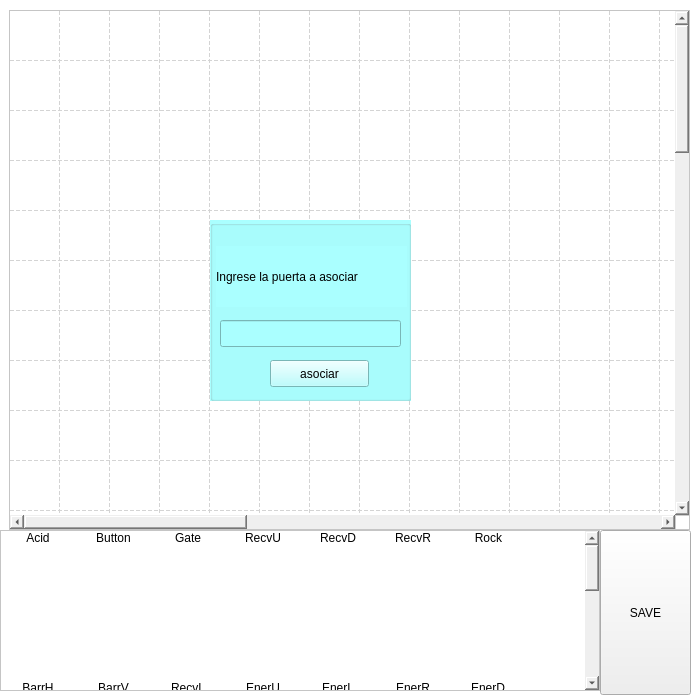
<?xml version="1.0" encoding="UTF-8"?>
<ui version="4.0">
 <class>VentanaPrincipal</class>
 <widget class="QWidget" name="VentanaPrincipal">
  <property name="enabled">
   <bool>true</bool>
  </property>
  <property name="geometry">
   <rect>
    <x>0</x>
    <y>0</y>
    <width>700</width>
    <height>700</height>
   </rect>
  </property>
  <property name="windowTitle">
   <string>VentanaPrincipal</string>
  </property>
  <property name="windowIcon">
   <iconset>
    <normaloff>resources/img/icon.png</normaloff>resources/img/icon.png</iconset>
  </property>
  <property name="toolTipDuration">
   <number>0</number>
  </property>
  <property name="styleSheet">
   <string notr="true">QWidget
{
   border-image: url(:/images/myimage.png) 0 0 0 0 stretch stretch;
   border-width: 0px;
}</string>
  </property>
  <property name="locale">
   <locale language="English" country="UnitedStates"/>
  </property>
  <widget class="QStackedWidget" name="stackedWidget">
   <property name="geometry">
    <rect>
     <x>0</x>
     <y>0</y>
     <width>700</width>
     <height>700</height>
    </rect>
   </property>
   <property name="styleSheet">
    <string notr="true">QWidget#inicio
{
   border-image: url(portada.jpeg) 0 0 0 0 stretch stretch;
}
QFrame
{
background-color: rgb(255, 255, 255);
}
QPushButton#reloadButton
{
   border-image: url(reload.png) 0 0 0 0 stretch stretch;
}</string>
   </property>
   <property name="currentIndex">
    <number>6</number>
   </property>
   <widget class="QWidget" name="inicio">
    <widget class="QPushButton" name="editarMapa">
     <property name="geometry">
      <rect>
       <x>480</x>
       <y>430</y>
       <width>203</width>
       <height>53</height>
      </rect>
     </property>
     <property name="font">
      <font>
       <family>Century Schoolbook L</family>
       <pointsize>25</pointsize>
      </font>
     </property>
     <property name="text">
      <string>Editar Mapa</string>
     </property>
     <property name="autoDefault">
      <bool>false</bool>
     </property>
     <property name="default">
      <bool>true</bool>
     </property>
     <property name="flat">
      <bool>false</bool>
     </property>
    </widget>
    <widget class="QPushButton" name="comenzarButton">
     <property name="geometry">
      <rect>
       <x>480</x>
       <y>304</y>
       <width>203</width>
       <height>63</height>
      </rect>
     </property>
     <property name="font">
      <font>
       <family>Century Schoolbook L</family>
       <pointsize>30</pointsize>
      </font>
     </property>
     <property name="text">
      <string>Comenzar</string>
     </property>
     <property name="autoDefault">
      <bool>false</bool>
     </property>
     <property name="default">
      <bool>true</bool>
     </property>
     <property name="flat">
      <bool>false</bool>
     </property>
    </widget>
   </widget>
   <widget class="QWidget" name="entrada">
    <property name="mouseTracking">
     <bool>true</bool>
    </property>
    <widget class="QPushButton" name="submit">
     <property name="geometry">
      <rect>
       <x>160</x>
       <y>536</y>
       <width>421</width>
       <height>71</height>
      </rect>
     </property>
     <property name="text">
      <string>Iniciar Juego</string>
     </property>
    </widget>
    <widget class="QFrame" name="horizontalFrame_3">
     <property name="geometry">
      <rect>
       <x>160</x>
       <y>400</y>
       <width>421</width>
       <height>121</height>
      </rect>
     </property>
     <layout class="QHBoxLayout" name="horizontalLayout_3">
      <item>
       <widget class="QLabel" name="label_3">
        <property name="text">
         <string>Ingresar puerto</string>
        </property>
       </widget>
      </item>
      <item>
       <widget class="QLineEdit" name="port"/>
      </item>
     </layout>
     <zorder>port</zorder>
     <zorder>label_3</zorder>
    </widget>
    <widget class="QFrame" name="horizontalFrame_2">
     <property name="geometry">
      <rect>
       <x>160</x>
       <y>250</y>
       <width>421</width>
       <height>141</height>
      </rect>
     </property>
     <layout class="QHBoxLayout" name="horizontalLayout_2">
      <item>
       <widget class="QLabel" name="label_2">
        <property name="text">
         <string>Ingresar host</string>
        </property>
       </widget>
      </item>
      <item>
       <widget class="QLineEdit" name="host"/>
      </item>
     </layout>
    </widget>
    <widget class="QFrame" name="horizontalFrame">
     <property name="geometry">
      <rect>
       <x>160</x>
       <y>100</y>
       <width>421</width>
       <height>141</height>
      </rect>
     </property>
     <property name="styleSheet">
      <string notr="true">QFrame 
{
background-color: rgb(255, 255, 255);
}</string>
     </property>
     <layout class="QHBoxLayout" name="horizontalLayout">
      <property name="leftMargin">
       <number>25</number>
      </property>
      <property name="topMargin">
       <number>10</number>
      </property>
      <property name="rightMargin">
       <number>25</number>
      </property>
      <property name="bottomMargin">
       <number>10</number>
      </property>
      <item>
       <widget class="QLabel" name="label">
        <property name="styleSheet">
         <string notr="true"/>
        </property>
        <property name="text">
         <string>Ingresar Nombre</string>
        </property>
       </widget>
      </item>
      <item>
       <widget class="QLineEdit" name="nombre"/>
      </item>
     </layout>
     <zorder>nombre</zorder>
     <zorder>label</zorder>
    </widget>
    <zorder>horizontalFrame_3</zorder>
    <zorder>horizontalFrame_2</zorder>
    <zorder>horizontalFrame</zorder>
    <zorder>submit</zorder>
   </widget>
   <widget class="QWidget" name="eleccionSala">
    <widget class="QPushButton" name="crearSalaButton">
     <property name="geometry">
      <rect>
       <x>220</x>
       <y>300</y>
       <width>351</width>
       <height>141</height>
      </rect>
     </property>
     <property name="sizePolicy">
      <sizepolicy hsizetype="Fixed" vsizetype="Fixed">
       <horstretch>0</horstretch>
       <verstretch>0</verstretch>
      </sizepolicy>
     </property>
     <property name="font">
      <font>
       <pointsize>40</pointsize>
      </font>
     </property>
     <property name="text">
      <string>Crear Sala</string>
     </property>
    </widget>
    <widget class="QPushButton" name="elegirSalaButton">
     <property name="geometry">
      <rect>
       <x>220</x>
       <y>150</y>
       <width>351</width>
       <height>141</height>
      </rect>
     </property>
     <property name="sizePolicy">
      <sizepolicy hsizetype="Fixed" vsizetype="Fixed">
       <horstretch>0</horstretch>
       <verstretch>0</verstretch>
      </sizepolicy>
     </property>
     <property name="font">
      <font>
       <pointsize>40</pointsize>
      </font>
     </property>
     <property name="text">
      <string>Elegir Sala</string>
     </property>
    </widget>
   </widget>
   <widget class="QWidget" name="crearSala">
    <widget class="QGroupBox" name="groupBox">
     <property name="geometry">
      <rect>
       <x>20</x>
       <y>180</y>
       <width>741</width>
       <height>651</height>
      </rect>
     </property>
     <property name="title">
      <string/>
     </property>
     <widget class="QLabel" name="label_4">
      <property name="geometry">
       <rect>
        <x>116</x>
        <y>16</y>
        <width>521</width>
        <height>131</height>
       </rect>
      </property>
      <property name="font">
       <font>
        <pointsize>30</pointsize>
       </font>
      </property>
      <property name="text">
       <string>Ingrese el nombre de la sala</string>
      </property>
      <property name="alignment">
       <set>Qt::AlignCenter</set>
      </property>
     </widget>
     <widget class="QLineEdit" name="nombreSala">
      <property name="geometry">
       <rect>
        <x>200</x>
        <y>180</y>
        <width>361</width>
        <height>51</height>
       </rect>
      </property>
     </widget>
     <widget class="QPushButton" name="continuar">
      <property name="geometry">
       <rect>
        <x>200</x>
        <y>250</y>
        <width>361</width>
        <height>91</height>
       </rect>
      </property>
      <property name="font">
       <font>
        <pointsize>30</pointsize>
       </font>
      </property>
      <property name="text">
       <string>Continuar</string>
      </property>
     </widget>
    </widget>
   </widget>
   <widget class="QWidget" name="salaEspera">
    <widget class="QLabel" name="integrantesLabel">
     <property name="geometry">
      <rect>
       <x>200</x>
       <y>130</y>
       <width>411</width>
       <height>61</height>
      </rect>
     </property>
     <property name="font">
      <font>
       <pointsize>30</pointsize>
      </font>
     </property>
     <property name="text">
      <string>Integrantes</string>
     </property>
     <property name="alignment">
      <set>Qt::AlignCenter</set>
     </property>
    </widget>
    <widget class="QLabel" name="sala">
     <property name="geometry">
      <rect>
       <x>200</x>
       <y>50</y>
       <width>411</width>
       <height>61</height>
      </rect>
     </property>
     <property name="font">
      <font>
       <pointsize>40</pointsize>
      </font>
     </property>
     <property name="text">
      <string>Sala Nombre</string>
     </property>
     <property name="alignment">
      <set>Qt::AlignCenter</set>
     </property>
    </widget>
    <widget class="QPushButton" name="comenzarJuego">
     <property name="geometry">
      <rect>
       <x>260</x>
       <y>500</y>
       <width>301</width>
       <height>121</height>
      </rect>
     </property>
     <property name="font">
      <font>
       <pointsize>25</pointsize>
      </font>
     </property>
     <property name="text">
      <string>Comenzar</string>
     </property>
    </widget>
    <widget class="QListWidget" name="integrantesLista">
     <property name="geometry">
      <rect>
       <x>200</x>
       <y>200</y>
       <width>411</width>
       <height>271</height>
      </rect>
     </property>
    </widget>
    <widget class="QPushButton" name="reloadButton">
     <property name="geometry">
      <rect>
       <x>580</x>
       <y>200</y>
       <width>31</width>
       <height>27</height>
      </rect>
     </property>
     <property name="text">
      <string/>
     </property>
    </widget>
   </widget>
   <widget class="QWidget" name="configMapa">
    <widget class="QFrame" name="horizontalFrame_4">
     <property name="geometry">
      <rect>
       <x>190</x>
       <y>260</y>
       <width>421</width>
       <height>141</height>
      </rect>
     </property>
     <layout class="QHBoxLayout" name="horizontalLayout_4">
      <item>
       <widget class="QLabel" name="label_5">
        <property name="text">
         <string>Ingresar alto</string>
        </property>
       </widget>
      </item>
      <item>
       <widget class="QLineEdit" name="alto"/>
      </item>
     </layout>
    </widget>
    <widget class="QFrame" name="horizontalFrame_5">
     <property name="geometry">
      <rect>
       <x>190</x>
       <y>110</y>
       <width>421</width>
       <height>141</height>
      </rect>
     </property>
     <property name="styleSheet">
      <string notr="true">QFrame 
{
background-color: rgb(255, 255, 255);
}</string>
     </property>
     <layout class="QHBoxLayout" name="horizontalLayout_5">
      <property name="leftMargin">
       <number>25</number>
      </property>
      <property name="topMargin">
       <number>10</number>
      </property>
      <property name="rightMargin">
       <number>25</number>
      </property>
      <property name="bottomMargin">
       <number>10</number>
      </property>
      <item>
       <widget class="QLabel" name="label_6">
        <property name="styleSheet">
         <string notr="true"/>
        </property>
        <property name="text">
         <string>Ingresar Ancho</string>
        </property>
       </widget>
      </item>
      <item>
       <widget class="QLineEdit" name="ancho"/>
      </item>
     </layout>
    </widget>
    <widget class="QPushButton" name="pushButton">
     <property name="geometry">
      <rect>
       <x>190</x>
       <y>410</y>
       <width>421</width>
       <height>101</height>
      </rect>
     </property>
     <property name="font">
      <font>
       <pointsize>36</pointsize>
       <italic>true</italic>
      </font>
     </property>
     <property name="text">
      <string>Crear</string>
     </property>
    </widget>
   </widget>
   <widget class="QWidget" name="editorMapa">
    <widget class="QTableWidget" name="mapa">
     <property name="geometry">
      <rect>
       <x>9</x>
       <y>10</y>
       <width>681</width>
       <height>520</height>
      </rect>
     </property>
     <property name="mouseTracking">
      <bool>true</bool>
     </property>
     <property name="dragEnabled">
      <bool>true</bool>
     </property>
     <property name="dragDropOverwriteMode">
      <bool>true</bool>
     </property>
     <property name="dragDropMode">
      <enum>QAbstractItemView::DragDrop</enum>
     </property>
     <property name="defaultDropAction">
      <enum>Qt::CopyAction</enum>
     </property>
     <property name="alternatingRowColors">
      <bool>false</bool>
     </property>
     <property name="iconSize">
      <size>
       <width>50</width>
       <height>50</height>
      </size>
     </property>
     <property name="verticalScrollMode">
      <enum>QAbstractItemView::ScrollPerItem</enum>
     </property>
     <property name="showGrid">
      <bool>true</bool>
     </property>
     <property name="gridStyle">
      <enum>Qt::DashLine</enum>
     </property>
     <property name="cornerButtonEnabled">
      <bool>true</bool>
     </property>
     <property name="columnCount">
      <number>37</number>
     </property>
     <attribute name="horizontalHeaderVisible">
      <bool>false</bool>
     </attribute>
     <attribute name="horizontalHeaderDefaultSectionSize">
      <number>50</number>
     </attribute>
     <attribute name="horizontalHeaderHighlightSections">
      <bool>false</bool>
     </attribute>
     <attribute name="horizontalHeaderMinimumSectionSize">
      <number>50</number>
     </attribute>
     <attribute name="verticalHeaderVisible">
      <bool>false</bool>
     </attribute>
     <attribute name="verticalHeaderDefaultSectionSize">
      <number>50</number>
     </attribute>
     <attribute name="verticalHeaderHighlightSections">
      <bool>false</bool>
     </attribute>
     <attribute name="verticalHeaderMinimumSectionSize">
      <number>50</number>
     </attribute>
     <row>
      <property name="text">
       <string/>
      </property>
     </row>
     <row>
      <property name="text">
       <string/>
      </property>
     </row>
     <row>
      <property name="text">
       <string/>
      </property>
     </row>
     <row>
      <property name="text">
       <string/>
      </property>
     </row>
     <row>
      <property name="text">
       <string/>
      </property>
     </row>
     <row>
      <property name="text">
       <string/>
      </property>
     </row>
     <row>
      <property name="text">
       <string/>
      </property>
     </row>
     <row>
      <property name="text">
       <string/>
      </property>
     </row>
     <row>
      <property name="text">
       <string/>
      </property>
     </row>
     <row>
      <property name="text">
       <string/>
      </property>
     </row>
     <row>
      <property name="text">
       <string/>
      </property>
     </row>
     <row>
      <property name="text">
       <string/>
      </property>
     </row>
     <row>
      <property name="text">
       <string/>
      </property>
     </row>
     <row>
      <property name="text">
       <string/>
      </property>
     </row>
     <row>
      <property name="text">
       <string/>
      </property>
     </row>
     <row>
      <property name="text">
       <string/>
      </property>
     </row>
     <row>
      <property name="text">
       <string/>
      </property>
     </row>
     <row>
      <property name="text">
       <string/>
      </property>
     </row>
     <row>
      <property name="text">
       <string/>
      </property>
     </row>
     <row>
      <property name="text">
       <string/>
      </property>
     </row>
     <row>
      <property name="text">
       <string/>
      </property>
     </row>
     <row>
      <property name="text">
       <string/>
      </property>
     </row>
     <row>
      <property name="text">
       <string/>
      </property>
     </row>
     <row>
      <property name="text">
       <string/>
      </property>
     </row>
     <row>
      <property name="text">
       <string/>
      </property>
     </row>
     <row>
      <property name="text">
       <string/>
      </property>
     </row>
     <row>
      <property name="text">
       <string/>
      </property>
     </row>
     <row>
      <property name="text">
       <string/>
      </property>
     </row>
     <row>
      <property name="text">
       <string/>
      </property>
     </row>
     <row>
      <property name="text">
       <string/>
      </property>
     </row>
     <row>
      <property name="text">
       <string/>
      </property>
     </row>
     <row>
      <property name="text">
       <string/>
      </property>
     </row>
     <row>
      <property name="text">
       <string/>
      </property>
     </row>
     <row>
      <property name="text">
       <string/>
      </property>
     </row>
     <row>
      <property name="text">
       <string/>
      </property>
     </row>
     <row>
      <property name="text">
       <string/>
      </property>
     </row>
     <row>
      <property name="text">
       <string/>
      </property>
     </row>
     <column>
      <property name="text">
       <string/>
      </property>
     </column>
     <column>
      <property name="text">
       <string/>
      </property>
     </column>
     <column>
      <property name="text">
       <string/>
      </property>
     </column>
     <column>
      <property name="text">
       <string/>
      </property>
     </column>
     <column>
      <property name="text">
       <string/>
      </property>
     </column>
     <column>
      <property name="text">
       <string/>
      </property>
     </column>
     <column>
      <property name="text">
       <string/>
      </property>
     </column>
     <column>
      <property name="text">
       <string/>
      </property>
     </column>
     <column>
      <property name="text">
       <string/>
      </property>
     </column>
     <column>
      <property name="text">
       <string/>
      </property>
     </column>
     <column>
      <property name="text">
       <string/>
      </property>
     </column>
     <column>
      <property name="text">
       <string/>
      </property>
     </column>
     <column>
      <property name="text">
       <string/>
      </property>
     </column>
     <column>
      <property name="text">
       <string/>
      </property>
     </column>
     <column>
      <property name="text">
       <string/>
      </property>
     </column>
     <column>
      <property name="text">
       <string/>
      </property>
     </column>
     <column>
      <property name="text">
       <string/>
      </property>
     </column>
     <column>
      <property name="text">
       <string/>
      </property>
     </column>
     <column>
      <property name="text">
       <string/>
      </property>
     </column>
     <column>
      <property name="text">
       <string/>
      </property>
     </column>
     <column>
      <property name="text">
       <string/>
      </property>
     </column>
     <column>
      <property name="text">
       <string/>
      </property>
     </column>
     <column>
      <property name="text">
       <string/>
      </property>
     </column>
     <column>
      <property name="text">
       <string/>
      </property>
     </column>
     <column>
      <property name="text">
       <string/>
      </property>
     </column>
     <column>
      <property name="text">
       <string/>
      </property>
     </column>
     <column>
      <property name="text">
       <string/>
      </property>
     </column>
     <column>
      <property name="text">
       <string/>
      </property>
     </column>
     <column>
      <property name="text">
       <string/>
      </property>
     </column>
     <column>
      <property name="text">
       <string/>
      </property>
     </column>
     <column>
      <property name="text">
       <string/>
      </property>
     </column>
     <column>
      <property name="text">
       <string/>
      </property>
     </column>
     <column>
      <property name="text">
       <string/>
      </property>
     </column>
     <column>
      <property name="text">
       <string/>
      </property>
     </column>
     <column>
      <property name="text">
       <string/>
      </property>
     </column>
     <column>
      <property name="text">
       <string/>
      </property>
     </column>
     <column>
      <property name="text">
       <string/>
      </property>
     </column>
    </widget>
    <widget class="QListWidget" name="objetos">
     <property name="geometry">
      <rect>
       <x>0</x>
       <y>530</y>
       <width>600</width>
       <height>161</height>
      </rect>
     </property>
     <property name="cursor" stdset="0">
      <cursorShape>CrossCursor</cursorShape>
     </property>
     <property name="layoutDirection">
      <enum>Qt::LeftToRight</enum>
     </property>
     <property name="locale">
      <locale language="English" country="UnitedStates"/>
     </property>
     <property name="showDropIndicator" stdset="0">
      <bool>true</bool>
     </property>
     <property name="dragEnabled">
      <bool>true</bool>
     </property>
     <property name="dragDropOverwriteMode">
      <bool>false</bool>
     </property>
     <property name="dragDropMode">
      <enum>QAbstractItemView::DragDrop</enum>
     </property>
     <property name="defaultDropAction">
      <enum>Qt::IgnoreAction</enum>
     </property>
     <property name="selectionMode">
      <enum>QAbstractItemView::SingleSelection</enum>
     </property>
     <property name="selectionBehavior">
      <enum>QAbstractItemView::SelectRows</enum>
     </property>
     <property name="iconSize">
      <size>
       <width>50</width>
       <height>50</height>
      </size>
     </property>
     <property name="movement">
      <enum>QListView::Snap</enum>
     </property>
     <property name="flow">
      <enum>QListView::LeftToRight</enum>
     </property>
     <property name="resizeMode">
      <enum>QListView::Fixed</enum>
     </property>
     <property name="layoutMode">
      <enum>QListView::SinglePass</enum>
     </property>
     <property name="spacing">
      <number>5</number>
     </property>
     <property name="gridSize">
      <size>
       <width>75</width>
       <height>150</height>
      </size>
     </property>
     <property name="viewMode">
      <enum>QListView::IconMode</enum>
     </property>
     <property name="modelColumn">
      <number>0</number>
     </property>
     <property name="uniformItemSizes">
      <bool>false</bool>
     </property>
     <property name="batchSize">
      <number>150</number>
     </property>
     <property name="wordWrap">
      <bool>false</bool>
     </property>
     <property name="selectionRectVisible">
      <bool>true</bool>
     </property>
     <property name="currentRow">
      <number>-1</number>
     </property>
     <item>
      <property name="text">
       <string>Acid</string>
      </property>
      <property name="icon">
       <iconset resource="resources.qrc">
        <normaloff>resources/qt/Acid.png</normaloff>:/img/Juli/Fiuba/TallerDeProgramacion/tp4/portal/resources/qt/Acid.png</iconset>
      </property>
     </item>
     <item>
      <property name="text">
       <string>Button</string>
      </property>
      <property name="icon">
       <iconset resource="resources.qrc">
        <normaloff>resources/qt/Button_off.png</normaloff>:/img/Juli/Fiuba/TallerDeProgramacion/tp4/portal/resources/qt/Button_off.png</iconset>
      </property>
     </item>
     <item>
      <property name="text">
       <string>Gate</string>
      </property>
      <property name="icon">
       <iconset resource="resources.qrc">
        <normaloff>resources/qt/Capa 1.png</normaloff>resources/qt/Capa 1.png</iconset>
      </property>
     </item>
     <item>
      <property name="text">
       <string>RecvU</string>
      </property>
      <property name="icon">
       <iconset>
        <normaloff>resources/qt/Energy_Emitter_Charged_U.png</normaloff>resources/qt/Energy_Emitter_Charged_U.png</iconset>
      </property>
     </item>
     <item>
      <property name="text">
       <string>RecvD</string>
      </property>
      <property name="icon">
       <iconset>
        <normaloff>resources/qt/Energy_Emitter_Charged_D.png</normaloff>resources/qt/Energy_Emitter_Charged_D.png</iconset>
      </property>
     </item>
     <item>
      <property name="text">
       <string>RecvR</string>
      </property>
      <property name="icon">
       <iconset>
        <normaloff>resources/qt/Energy_Emitter_Charged_R.png</normaloff>resources/qt/Energy_Emitter_Charged_R.png</iconset>
      </property>
     </item>
     <item>
      <property name="text">
       <string>Rock</string>
      </property>
      <property name="icon">
       <iconset>
        <normaloff>resources/qt/Capa 2.png</normaloff>resources/qt/Capa 2.png</iconset>
      </property>
     </item>
     <item>
      <property name="text">
       <string>BarrH</string>
      </property>
      <property name="icon">
       <iconset>
        <normaloff>resources/qt/Energy_barrier_h.png</normaloff>resources/qt/Energy_barrier_h.png</iconset>
      </property>
     </item>
     <item>
      <property name="text">
       <string>BarrV</string>
      </property>
      <property name="icon">
       <iconset>
        <normaloff>resources/qt/Energy_barrier_v.png</normaloff>resources/qt/Energy_barrier_v.png</iconset>
      </property>
     </item>
     <item>
      <property name="text">
       <string>RecvL</string>
      </property>
      <property name="icon">
       <iconset>
        <normaloff>resources/qt/Energy_Emitter_Charged_L.png</normaloff>resources/qt/Energy_Emitter_Charged_L.png</iconset>
      </property>
     </item>
     <item>
      <property name="text">
       <string>EnerU</string>
      </property>
      <property name="icon">
       <iconset>
        <normaloff>resources/qt/Energy_Emitter_U.png</normaloff>resources/qt/Energy_Emitter_U.png</iconset>
      </property>
     </item>
     <item>
      <property name="text">
       <string>EnerL</string>
      </property>
      <property name="icon">
       <iconset>
        <normaloff>resources/qt/Energy_Emitter_L.png</normaloff>resources/qt/Energy_Emitter_L.png</iconset>
      </property>
     </item>
     <item>
      <property name="text">
       <string>EnerR</string>
      </property>
      <property name="icon">
       <iconset>
        <normaloff>resources/qt/Energy_Emitter_R.png</normaloff>resources/qt/Energy_Emitter_R.png</iconset>
      </property>
     </item>
     <item>
      <property name="text">
       <string>EnerD</string>
      </property>
      <property name="icon">
       <iconset>
        <normaloff>resources/qt/Energy_Emitter_D.png</normaloff>resources/qt/Energy_Emitter_D.png</iconset>
      </property>
     </item>
     <item>
      <property name="text">
       <string>Metal</string>
      </property>
      <property name="icon">
       <iconset>
        <normaloff>resources/qt/Metal_block.png</normaloff>resources/qt/Metal_block.png</iconset>
      </property>
     </item>
     <item>
      <property name="text">
       <string>Stone</string>
      </property>
      <property name="icon">
       <iconset>
        <normaloff>resources/qt/Stone_block.png</normaloff>resources/qt/Stone_block.png</iconset>
      </property>
     </item>
     <item>
      <property name="text">
       <string>Tria4</string>
      </property>
      <property name="icon">
       <iconset>
        <normaloff>resources/qt/Traingular_Metal_block.png</normaloff>resources/qt/Traingular_Metal_block.png</iconset>
      </property>
     </item>
     <item>
      <property name="text">
       <string>Tria5</string>
      </property>
      <property name="icon">
       <iconset>
        <normaloff>resources/qt/Traingulat_Metal_block_r.png</normaloff>resources/qt/Traingulat_Metal_block_r.png</iconset>
      </property>
     </item>
     <item>
      <property name="text">
       <string>Tria6</string>
      </property>
      <property name="icon">
       <iconset>
        <normaloff>resources/qt/Traingulat_Metal_block_3.png</normaloff>resources/qt/Traingulat_Metal_block_3.png</iconset>
      </property>
     </item>
     <item>
      <property name="text">
       <string>Tria7</string>
      </property>
      <property name="icon">
       <iconset>
        <normaloff>resources/qt/Traingulat_Metal_block_4.png</normaloff>resources/qt/Traingulat_Metal_block_4.png</iconset>
      </property>
     </item>
     <item>
      <property name="text">
       <string>Cake</string>
      </property>
      <property name="icon">
       <iconset>
        <normaloff>resources/qt/Cake_1.png</normaloff>resources/qt/Cake_1.png</iconset>
      </property>
     </item>
    </widget>
    <widget class="QPushButton" name="guardarMapa">
     <property name="geometry">
      <rect>
       <x>600</x>
       <y>530</y>
       <width>91</width>
       <height>165</height>
      </rect>
     </property>
     <property name="text">
      <string>SAVE</string>
     </property>
    </widget>
    <widget class="QGroupBox" name="asociarPop">
     <property name="geometry">
      <rect>
       <x>210</x>
       <y>220</y>
       <width>201</width>
       <height>181</height>
      </rect>
     </property>
     <property name="styleSheet">
      <string notr="true">background-color: rgb(170, 255, 255);</string>
     </property>
     <property name="title">
      <string/>
     </property>
     <widget class="QLabel" name="label_7">
      <property name="geometry">
       <rect>
        <x>6</x>
        <y>26</y>
        <width>191</width>
        <height>61</height>
       </rect>
      </property>
      <property name="text">
       <string>Ingrese la puerta a asociar</string>
      </property>
     </widget>
     <widget class="QLineEdit" name="numPuerta">
      <property name="geometry">
       <rect>
        <x>10</x>
        <y>100</y>
        <width>181</width>
        <height>27</height>
       </rect>
      </property>
     </widget>
     <widget class="QPushButton" name="asociar">
      <property name="geometry">
       <rect>
        <x>60</x>
        <y>140</y>
        <width>99</width>
        <height>27</height>
       </rect>
      </property>
      <property name="text">
       <string>asociar</string>
      </property>
     </widget>
    </widget>
   </widget>
  </widget>
 </widget>
 <layoutdefault spacing="6" margin="11"/>
 <resources/>
 <connections/>
</ui>
